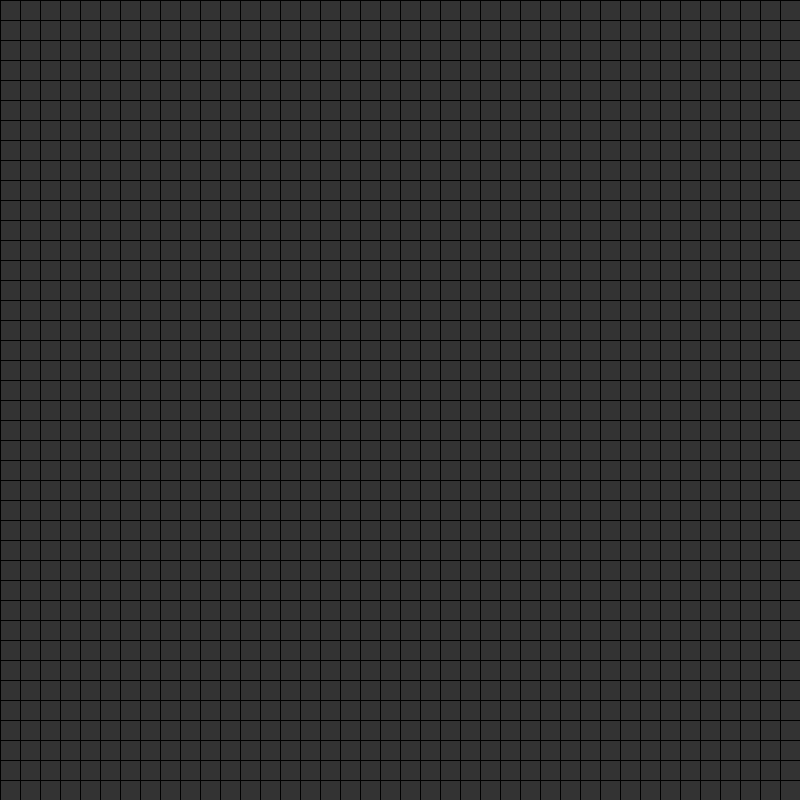
Frame 1 (no input)
Frame 60 (the mouse pressed at the canvas centre just before this capture): identical to frame 1, image omitted
Frame 120 (the mouse held since frame 60 and released just before this capture): identical to frame 1, image omitted

The Processing sketch that drew this single still picture (run headless with seeded random() and noise(); from frame 60 on, the mouse is pressed at the canvas centre):

// Processing sketch: minesweeper
// ── minesweeper.pde
int n = 40;
float cellsize = 20;
Cell[] cells;

void setup() {
  size(800, 800);
  cells = new Cell[n * n];
  for (int i = 0; i < n * n; i++) {
    int x = (i % n);
    int y =  floor(i / n);
    cells[i] = new Cell(x, y);
  }
  //prepare neighboring bomb counts
  for (int i = 0; i < n * n; i++) {
    if (cells[i].bomb == 0) {
      cells[i].n = countNeighbors(i);
    }
  }
}

int countNeighbors(int i) {
  int r = 0;
  for (Cell c : getNeighbors(i)) {
    r += c.bomb;
  }
  return r;
}

ArrayList<Cell> getNeighbors(int i) {
  ArrayList<Cell> r = new ArrayList<Cell>();
  int x = cells[i].x;
  int y = cells[i].y;
  if (x > 0 && y > 0) {
    r.add(cells[getIndex(x-1, y-1)]);
  }
  if (y > 0) {
    r.add(cells[getIndex(x, y-1)]);
  }
  if (y > 0 && x < n-1) {
    r.add(cells[getIndex(x+1, y-1)]);
  }
  if (x > 0) {
    r.add(cells[getIndex(x-1, y)]);
  }
  if (x < n-1) {
    r.add(cells[getIndex(x+1, y)]);
  }
  if (x > 0 && y < n-1) {
    r.add(cells[getIndex(x-1, y+1)]);
  }
  if (y < n-1) {
    r.add(cells[getIndex(x, y+1)]);
  }
  if (y < n-1 && x < n-1) {
    r.add(cells[getIndex(x+1, y+1)]);
  }
  return r;
}

int getIndex(int x, int y) {
  return x + y * n;
}

void draw() {
  background(255);
  for (Cell c : cells) {
    c.show();
  }
}

void mousePressed() {
  int x = floor(mouseX / n);
  int y = floor(mouseY / n);
  int i = getIndex(x, y);
  if (mouseButton == LEFT) {
    if (cells[i].bomb == 1) {
      //game over
      for (Cell c : cells) {
        c.hidden = false;
      }
      println("GAME OVER");
    } else {
      cells[i].hidden = false;
      if (cells[i].n == 0) {
        revealNeighbors(i);
      }
    }
  } else if (mouseButton == RIGHT) {
    if (cells[i].hidden == true) {
      cells[i].flag = !cells[i].flag;
      if (checkWin()) {
        println("YOU WIN!");
      }
    }
  }
}

void revealNeighbors(int i) {
  for (Cell c : getNeighbors(i)) {
    if (c.hidden) {
      c.hidden = false;
      if (c.n == 0) {
        revealNeighbors(getIndex(c.x, c.y));
      }
    }
  }
}

boolean checkWin() {
  boolean win = true;
  for (Cell c : cells) {
    if (c.flag && c.bomb == 0) {
      win = false;
    } else if (c.bomb == 1 && !c.flag) {
      win = false;
    }
  }
  return win;
}

// ── Cell.pde
class Cell {

  int x, y;
  int bomb = 0;
  int n = 0;
  boolean hidden = true;
  boolean flag = false;

  Cell(int x, int y) {
    this.x = x;
    this.y = y;

    if (random(1) < 0.075) {
      bomb = 1;
    }
  }

  void show() {
    stroke(0);
    strokeWeight(1);
    rectMode(CORNER);
    if (hidden) {
      //hidden cell
      if (flag) {
        fill(0, 255, 0);
      } else {
        fill(51);
      }
      rect(x * cellsize, y * cellsize, cellsize, cellsize);
    } else {
      if (bomb == 1 && !flag) {
        //bomb
        fill(255, 0, 0);
        rect(x * cellsize, y * cellsize, cellsize, cellsize);
      } else {
        //no bomb
        noFill();
        rect(x * cellsize, y * cellsize, cellsize, cellsize);
      }
      if (bomb == 0 && n != 0) {
        //bombcount
        fill(0);
        text(n, (x + 0.3) * cellsize, (y+0.75) * cellsize);
      }
    }
  }
}
